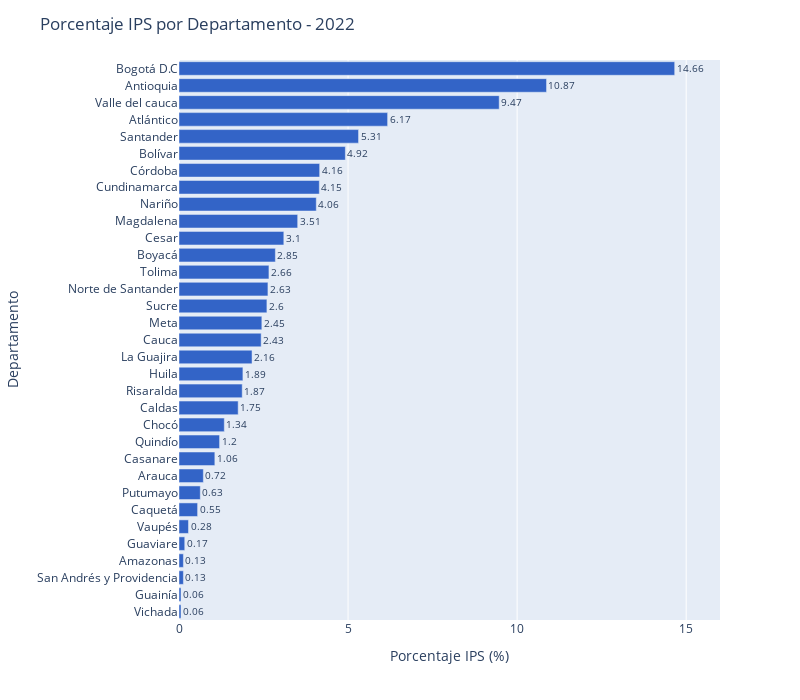

This figure's notebook cell:
### Code cell
fig = px.bar(data_frame=df_num_reps,
             x='porcentaje',
             y='Departamento', 
             orientation='h')

fig.update_xaxes(title_text='Porcentaje IPS (%)')
fig.update_xaxes(range=[0, 16])
fig.update_yaxes(title_text='Departamento')
fig.update_layout(title='Porcentaje IPS por Departamento - 2022')

color_sequence = ['#3364C7' for i in departamentos]
fig.update_traces(marker=dict(color=color_sequence))

fig.update_traces(text=df_num_reps['porcentaje'], textposition='outside')

fig.update_layout(width=800, height=700)

fig.show()

### Figure 1 — Plotly figure (JSON) as saved in the notebook; plotly's stock layout.template omitted (floating-point values rounded to 4 significant figures)
{"data": [{"alignmentgroup": "True", "hovertemplate": "porcentaje=%{x}<br>Departamento=%{y}<extra></extra>", "legendgroup": "", "marker": {"color": ["#3364C7", "#3364C7", "#3364C7", "#3364C7", "#3364C7", "#3364C7", "#3364C7", "#3364C7", "#3364C7", "#3364C7", "#3364C7", "#3364C7", "#3364C7", "#3364C7", "#3364C7", "#3364C7", "#3364C7", "#3364C7", "#3364C7", "#3364C7", "#3364C7", "#3364C7", "#3364C7", "#3364C7", "#3364C7", "#3364C7", "#3364C7", "#3364C7", "#3364C7", "#3364C7", "#3364C7", "#3364C7", "#3364C7"], "pattern": {"shape": ""}}, "name": "", "offsetgroup": "", "orientation": "h", "showlegend": false, "text": [0.06, 0.06, 0.13, 0.13, 0.17, 0.28, 0.55, 0.63, 0.72, 1.06, 1.2, 1.34, 1.75, 1.87, 1.89, 2.16, 2.43, 2.45, 2.6, 2.63, 2.66, 2.85, 3.1, 3.51, 4.06, 4.15, 4.16, 4.92, 5.31, 6.17, 9.47, 10.87, 14.66], "textposition": "outside", "type": "bar", "x": [0.06, 0.06, 0.13, 0.13, 0.17, 0.28, 0.55, 0.63, 0.72, 1.06, 1.2, 1.34, 1.75, 1.87, 1.89, 2.16, 2.43, 2.45, 2.6, 2.63, 2.66, 2.85, 3.1, 3.51, 4.06, 4.15, 4.16, 4.92, 5.31, 6.17, 9.47, 10.87, 14.66], "xaxis": "x", "y": ["Vichada", "Guainía", "San Andrés y Providencia", "Amazonas", "Guaviare", "Vaupés", "Caquetá", "Putumayo", "Arauca", "Casanare", "Quindío", "Chocó", "Caldas", "Risaralda", "Huila", "La Guajira", "Cauca", "Meta", "Sucre", "Norte de Santander", "Tolima", "Boyacá", "Cesar", "Magdalena", "Nariño", "Cundinamarca", "Córdoba", "Bolívar", "Santander", "Atlántico", "Valle del cauca", "Antioquia", "Bogotá D.C"], "yaxis": "y"}], "layout": {"barmode": "relative", "height": 700, "legend": {"tracegroupgap": 0}, "margin": {"t": 60}, "title": {"text": "Porcentaje IPS por Departamento - 2022"}, "width": 800, "xaxis": {"anchor": "y", "domain": [0, 1], "range": [0, 16], "title": {"text": "Porcentaje IPS (%)"}}, "yaxis": {"anchor": "x", "domain": [0, 1], "title": {"text": "Departamento"}}}}
